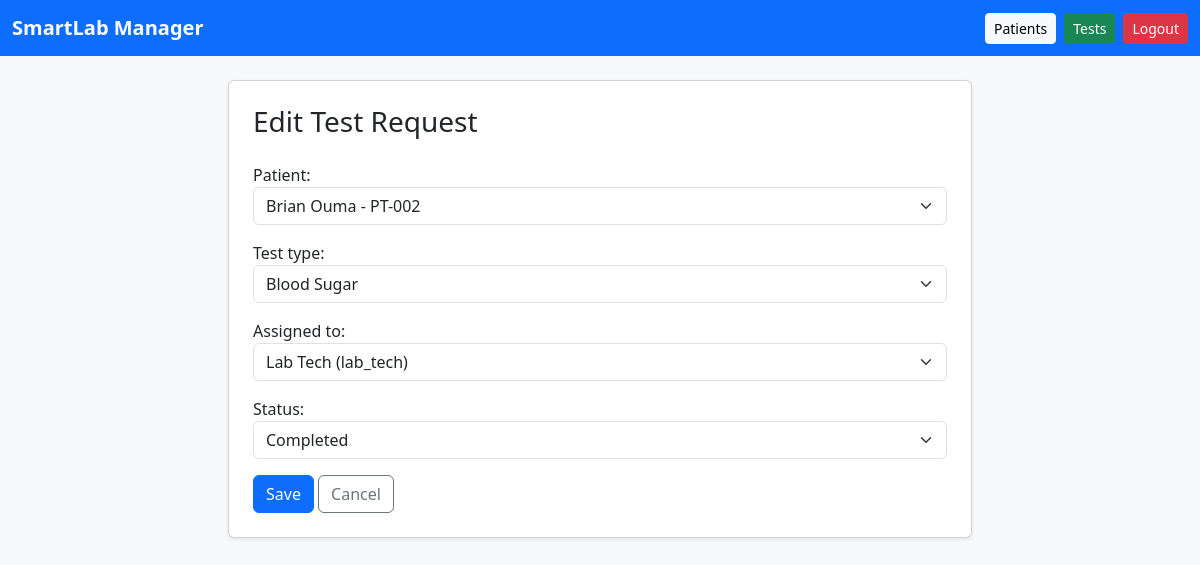
The page /tests/3/edit/ (signed in) on the database its author committed.
### apps/tests/models.py (models this page shows, shortened)
class TestRequest(models.Model):
    STATUS_CHOICES = (
        ('pending', 'Pending'),
        ('in_progress', 'In Progress'),
        ('completed', 'Completed'),
    )
    patient = models.ForeignKey(Patient, on_delete=models.CASCADE, related_name='test_requests')
    test_type = models.ForeignKey(TestType, on_delete=models.CASCADE)
    requested_by = models.ForeignKey(settings.AUTH_USER_MODEL, on_delete=models.SET_NULL, null=True, related_name='requested_tests')
    assigned_to = models.ForeignKey(settings.AUTH_USER_MODEL, on_delete=models.SET_NULL, null=True, blank=True, related_name='assigned_tests')
    status = models.CharField(max_length=20, choices=STATUS_CHOICES, default='pending')
    requested_at = models.DateTimeField(auto_now_add=True)
    completed_at = models.DateTimeField(blank=True, null=True)
    class Meta:
        ordering = ['-requested_at']

### apps/tests/views.py (the view)
# urls.py: path('<int:pk>/edit/', views.test_request_update, name='update'),
@login_required
def test_request_update(request, pk):
    test_request = get_object_or_404(TestRequest, pk=pk)
    form = TestRequestForm(request.POST or None, instance=test_request)
    if request.method == 'POST' and form.is_valid():
        test_request = form.save()
        create_audit_log(user=request.user, action='update', instance=test_request, description=f'Updated test request #{test_request.pk}')
        messages.success(request, 'Test request updated successfully.')
        return redirect('tests:list')
    return render(request, 'tests/test_request_form.html', {'form': form, 'title': 'Edit Test Request'})

### apps/tests/forms.py
class TestRequestForm(forms.ModelForm):
    class Meta:
        model = TestRequest
        fields = ['patient', 'test_type', 'assigned_to', 'status']
        widgets = {
            'patient': forms.Select(attrs={'class': 'form-select'}),
            'test_type': forms.Select(attrs={'class': 'form-select'}),
            'assigned_to': forms.Select(attrs={'class': 'form-select'}),
            'status': forms.Select(attrs={'class': 'form-select'}),
        }
    def __init__(self, *args, **kwargs):
        super().__init__(*args, **kwargs)
        self.fields['assigned_to'].queryset = User.objects.filter(role='lab_tech')
        self.fields['assigned_to'].required = False

### apps/accounts/models.py (called while the page is built)
    def __str__(self):
        return f"{self.get_full_name() or self.username} ({self.role})"

### apps/patients/models.py (called while the page is built)
    def __str__(self):
        return f'{self.full_name} - {self.patient_number}'

### apps/tests/models.py (called while the page is built)
    def __str__(self):
        return self.name

### templates/tests/test_request_form.html (shortened to what this page needs)
{% extends 'base.html' %}
{% block content %}
<div class="card shadow-sm col-lg-8 mx-auto">
    <div class="card-body p-4">
        <h1 class="h3 mb-4">{{ title }}</h1>
        <form method="post">
            {{ form.as_p }}
            <button class="btn btn-primary">Save</button>
            <a class="btn btn-outline-secondary" href="{% url 'tests:list' %}">Cancel</a>
        </form>
    </div>
</div>
{% endblock %}

### rows shown on the page
TestRequest: patient "Brian Ouma - PT-002", test_type "Blood Sugar", assigned_to "Lab Tech (lab_tech)", status "Completed"

### other values the page prints
{{ title }} "Edit Test Request"
